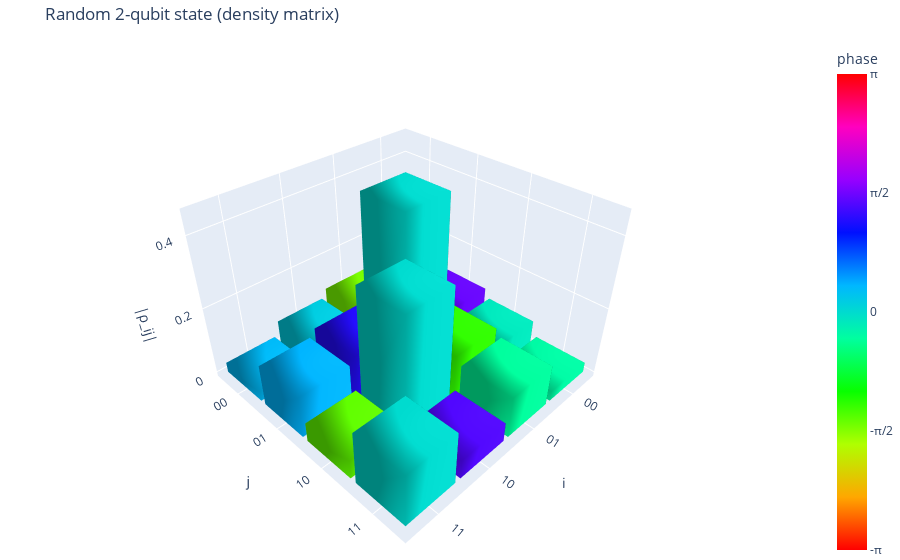

Notebook source saved alongside this figure:
### Markdown cell above
### Visualization helpers
The provided density matrix histogram visualization utility was used to inspect
reconstructed density matrices. The visualization maps magnitude to bar height
and phase to colour.

### Code cell
# Demonstration: random 2-qubit density matrix
dim = 4
A = np.random.randn(dim, dim) + 1j * np.random.randn(dim, dim)
rho = A @ A.conj().T
rho = rho / np.trace(rho)  # normalize

labels = ["00", "01", "10", "11"]
plot_density_matrix_histogram(rho, basis_labels=labels, title="Random 2-qubit state (density matrix)")

### Figure 1 — Plotly figure (JSON) as saved in the notebook; plotly's stock layout.template omitted (floating-point values rounded to 4 significant figures)
{"data": [{"cmax": 3.142, "cmin": -3.142, "colorbar": {"ticktext": ["-π", "-π/2", "0", "π/2", "π"], "tickvals": [-3.142, -1.571, 0, 1.571, 3.142], "title": {"text": "phase "}}, "colorscale": [[0, "#ff0000"], [0.1111, "#ffa700"], [0.2222, "#afff00"], [0.3333, "#08ff00"], [0.4444, "#00ff9f"], [0.5556, "#00b7ff"], [0.6667, "#0010ff"], [0.7778, "#9700ff"], [0.8889, "#ff00bf"], [1, "#ff0000"]], "flatshading": false, "hovertemplate": "i=0, j=0<br>|ρ_ij|=0.049<br>arg(ρ_ij)=0<extra></extra>", "i": [0, 0, 4, 4, 0, 0, 1, 1, 2, 2, 3, 3], "intensity": [0, 0, 0, 0, 0, 0, 0, 0], "j": [1, 2, 5, 6, 1, 5, 2, 6, 3, 7, 0, 4], "k": [2, 3, 6, 7, 5, 4, 6, 5, 7, 6, 4, 7], "lighting": {"ambient": 0.6, "diffuse": 0.7}, "opacity": 1, "showscale": true, "type": "mesh3d", "x": [-0.45, 0.45, 0.45, -0.45, -0.45, 0.45, 0.45, -0.45], "y": [-0.45, -0.45, 0.45, 0.45, -0.45, -0.45, 0.45, 0.45], "z": [0, 0, 0, 0, 0.04877, 0.04877, 0.04877, 0.04877]}, {"cmax": 3.142, "cmin": -3.142, "colorscale": [[0, "#ff0000"], [0.1111, "#ffa700"], [0.2222, "#afff00"], [0.3333, "#08ff00"], [0.4444, "#00ff9f"], [0.5556, "#00b7ff"], [0.6667, "#0010ff"], [0.7778, "#9700ff"], [0.8889, "#ff00bf"], [1, "#ff0000"]], "flatshading": false, "hovertemplate": "i=0, j=1<br>|ρ_ij|=0.099<br>arg(ρ_ij)=7/15π<extra></extra>", "i": [0, 0, 4, 4, 0, 0, 1, 1, 2, 2, 3, 3], "intensity": [1.515, 1.515, 1.515, 1.515, 1.515, 1.515, 1.515, 1.515], "j": [1, 2, 5, 6, 1, 5, 2, 6, 3, 7, 0, 4], "k": [2, 3, 6, 7, 5, 4, 6, 5, 7, 6, 4, 7], "lighting": {"ambient": 0.6, "diffuse": 0.7}, "opacity": 1, "showscale": false, "type": "mesh3d", "x": [-0.45, 0.45, 0.45, -0.45, -0.45, 0.45, 0.45, -0.45], "y": [0.55, 0.55, 1.45, 1.45, 0.55, 0.55, 1.45, 1.45], "z": [0, 0, 0, 0, 0.09893, 0.09893, 0.09893, 0.09893]}, {"cmax": 3.142, "cmin": -3.142, "colorscale": [[0, "#ff0000"], [0.1111, "#ffa700"], [0.2222, "#afff00"], [0.3333, "#08ff00"], [0.4444, "#00ff9f"], [0.5556, "#00b7ff"], [0.6667, "#0010ff"], [0.7778, "#9700ff"], [0.8889, "#ff00bf"], [1, "#ff0000"]], "flatshading": false, "hovertemplate": "i=0, j=2<br>|ρ_ij|=0.073<br>arg(ρ_ij)=-1/16π<extra></extra>", "i": [0, 0, 4, 4, 0, 0, 1, 1, 2, 2, 3, 3], "intensity": [-0.1341, -0.1341, -0.1341, -0.1341, -0.1341, -0.1341, -0.1341, -0.1341], "j": [1, 2, 5, 6, 1, 5, 2, 6, 3, 7, 0, 4], "k": [2, 3, 6, 7, 5, 4, 6, 5, 7, 6, 4, 7], "lighting": {"ambient": 0.6, "diffuse": 0.7}, "opacity": 1, "showscale": false, "type": "mesh3d", "x": [-0.45, 0.45, 0.45, -0.45, -0.45, 0.45, 0.45, -0.45], "y": [1.55, 1.55, 2.45, 2.45, 1.55, 1.55, 2.45, 2.45], "z": [0, 0, 0, 0, 0.07324, 0.07324, 0.07324, 0.07324]}, {"cmax": 3.142, "cmin": -3.142, "colorscale": [[0, "#ff0000"], [0.1111, "#ffa700"], [0.2222, "#afff00"], [0.3333, "#08ff00"], [0.4444, "#00ff9f"], [0.5556, "#00b7ff"], [0.6667, "#0010ff"], [0.7778, "#9700ff"], [0.8889, "#ff00bf"], [1, "#ff0000"]], "flatshading": false, "hovertemplate": "i=0, j=3<br>|ρ_ij|=0.030<br>arg(ρ_ij)=-1/10π<extra></extra>", "i": [0, 0, 4, 4, 0, 0, 1, 1, 2, 2, 3, 3], "intensity": [-0.314, -0.314, -0.314, -0.314, -0.314, -0.314, -0.314, -0.314], "j": [1, 2, 5, 6, 1, 5, 2, 6, 3, 7, 0, 4], "k": [2, 3, 6, 7, 5, 4, 6, 5, 7, 6, 4, 7], "lighting": {"ambient": 0.6, "diffuse": 0.7}, "opacity": 1, "showscale": false, "type": "mesh3d", "x": [-0.45, 0.45, 0.45, -0.45, -0.45, 0.45, 0.45, -0.45], "y": [2.55, 2.55, 3.45, 3.45, 2.55, 2.55, 3.45, 3.45], "z": [0, 0, 0, 0, 0.03013, 0.03013, 0.03013, 0.03013]}, {"cmax": 3.142, "cmin": -3.142, "colorscale": [[0, "#ff0000"], [0.1111, "#ffa700"], [0.2222, "#afff00"], [0.3333, "#08ff00"], [0.4444, "#00ff9f"], [0.5556, "#00b7ff"], [0.6667, "#0010ff"], [0.7778, "#9700ff"], [0.8889, "#ff00bf"], [1, "#ff0000"]], "flatshading": false, "hovertemplate": "i=1, j=0<br>|ρ_ij|=0.099<br>arg(ρ_ij)=-7/15π<extra></extra>", "i": [0, 0, 4, 4, 0, 0, 1, 1, 2, 2, 3, 3], "intensity": [-1.515, -1.515, -1.515, -1.515, -1.515, -1.515, -1.515, -1.515], "j": [1, 2, 5, 6, 1, 5, 2, 6, 3, 7, 0, 4], "k": [2, 3, 6, 7, 5, 4, 6, 5, 7, 6, 4, 7], "lighting": {"ambient": 0.6, "diffuse": 0.7}, "opacity": 1, "showscale": false, "type": "mesh3d", "x": [0.55, 1.45, 1.45, 0.55, 0.55, 1.45, 1.45, 0.55], "y": [-0.45, -0.45, 0.45, 0.45, -0.45, -0.45, 0.45, 0.45], "z": [0, 0, 0, 0, 0.09893, 0.09893, 0.09893, 0.09893]}, {"cmax": 3.142, "cmin": -3.142, "colorscale": [[0, "#ff0000"], [0.1111, "#ffa700"], [0.2222, "#afff00"], [0.3333, "#08ff00"], [0.4444, "#00ff9f"], [0.5556, "#00b7ff"], [0.6667, "#0010ff"], [0.7778, "#9700ff"], [0.8889, "#ff00bf"], [1, "#ff0000"]], "flatshading": false, "hovertemplate": "i=1, j=1<br>|ρ_ij|=0.452<br>arg(ρ_ij)=0<extra></extra>", "i": [0, 0, 4, 4, 0, 0, 1, 1, 2, 2, 3, 3], "intensity": [0, 0, 0, 0, 0, 0, 0, 0], "j": [1, 2, 5, 6, 1, 5, 2, 6, 3, 7, 0, 4], "k": [2, 3, 6, 7, 5, 4, 6, 5, 7, 6, 4, 7], "lighting": {"ambient": 0.6, "diffuse": 0.7}, "opacity": 1, "showscale": false, "type": "mesh3d", "x": [0.55, 1.45, 1.45, 0.55, 0.55, 1.45, 1.45, 0.55], "y": [0.55, 0.55, 1.45, 1.45, 0.55, 0.55, 1.45, 1.45], "z": [0, 0, 0, 0, 0.4519, 0.4519, 0.4519, 0.4519]}, {"cmax": 3.142, "cmin": -3.142, "colorscale": [[0, "#ff0000"], [0.1111, "#ffa700"], [0.2222, "#afff00"], [0.3333, "#08ff00"], [0.4444, "#00ff9f"], [0.5556, "#00b7ff"], [0.6667, "#0010ff"], [0.7778, "#9700ff"], [0.8889, "#ff00bf"], [1, "#ff0000"]], "flatshading": false, "hovertemplate": "i=1, j=2<br>|ρ_ij|=0.140<br>arg(ρ_ij)=-5/13π<extra></extra>", "i": [0, 0, 4, 4, 0, 0, 1, 1, 2, 2, 3, 3], "intensity": [-1.209, -1.209, -1.209, -1.209, -1.209, -1.209, -1.209, -1.209], "j": [1, 2, 5, 6, 1, 5, 2, 6, 3, 7, 0, 4], "k": [2, 3, 6, 7, 5, 4, 6, 5, 7, 6, 4, 7], "lighting": {"ambient": 0.6, "diffuse": 0.7}, "opacity": 1, "showscale": false, "type": "mesh3d", "x": [0.55, 1.45, 1.45, 0.55, 0.55, 1.45, 1.45, 0.55], "y": [1.55, 1.55, 2.45, 2.45, 1.55, 1.55, 2.45, 2.45], "z": [0, 0, 0, 0, 0.1404, 0.1404, 0.1404, 0.1404]}, {"cmax": 3.142, "cmin": -3.142, "colorscale": [[0, "#ff0000"], [0.1111, "#ffa700"], [0.2222, "#afff00"], [0.3333, "#08ff00"], [0.4444, "#00ff9f"], [0.5556, "#00b7ff"], [0.6667, "#0010ff"], [0.7778, "#9700ff"], [0.8889, "#ff00bf"], [1, "#ff0000"]], "flatshading": false, "hovertemplate": "i=1, j=3<br>|ρ_ij|=0.121<br>arg(ρ_ij)=-1/9π<extra></extra>", "i": [0, 0, 4, 4, 0, 0, 1, 1, 2, 2, 3, 3], "intensity": [-0.3642, -0.3642, -0.3642, -0.3642, -0.3642, -0.3642, -0.3642, -0.3642], "j": [1, 2, 5, 6, 1, 5, 2, 6, 3, 7, 0, 4], "k": [2, 3, 6, 7, 5, 4, 6, 5, 7, 6, 4, 7], "lighting": {"ambient": 0.6, "diffuse": 0.7}, "opacity": 1, "showscale": false, "type": "mesh3d", "x": [0.55, 1.45, 1.45, 0.55, 0.55, 1.45, 1.45, 0.55], "y": [2.55, 2.55, 3.45, 3.45, 2.55, 2.55, 3.45, 3.45], "z": [0, 0, 0, 0, 0.1213, 0.1213, 0.1213, 0.1213]}, {"cmax": 3.142, "cmin": -3.142, "colorscale": [[0, "#ff0000"], [0.1111, "#ffa700"], [0.2222, "#afff00"], [0.3333, "#08ff00"], [0.4444, "#00ff9f"], [0.5556, "#00b7ff"], [0.6667, "#0010ff"], [0.7778, "#9700ff"], [0.8889, "#ff00bf"], [1, "#ff0000"]], "flatshading": false, "hovertemplate": "i=2, j=0<br>|ρ_ij|=0.073<br>arg(ρ_ij)=1/16π<extra></extra>", "i": [0, 0, 4, 4, 0, 0, 1, 1, 2, 2, 3, 3], "intensity": [0.1341, 0.1341, 0.1341, 0.1341, 0.1341, 0.1341, 0.1341, 0.1341], "j": [1, 2, 5, 6, 1, 5, 2, 6, 3, 7, 0, 4], "k": [2, 3, 6, 7, 5, 4, 6, 5, 7, 6, 4, 7], "lighting": {"ambient": 0.6, "diffuse": 0.7}, "opacity": 1, "showscale": false, "type": "mesh3d", "x": [1.55, 2.45, 2.45, 1.55, 1.55, 2.45, 2.45, 1.55], "y": [-0.45, -0.45, 0.45, 0.45, -0.45, -0.45, 0.45, 0.45], "z": [0, 0, 0, 0, 0.07324, 0.07324, 0.07324, 0.07324]}, {"cmax": 3.142, "cmin": -3.142, "colorscale": [[0, "#ff0000"], [0.1111, "#ffa700"], [0.2222, "#afff00"], [0.3333, "#08ff00"], [0.4444, "#00ff9f"], [0.5556, "#00b7ff"], [0.6667, "#0010ff"], [0.7778, "#9700ff"], [0.8889, "#ff00bf"], [1, "#ff0000"]], "flatshading": false, "hovertemplate": "i=2, j=1<br>|ρ_ij|=0.140<br>arg(ρ_ij)=5/13π<extra></extra>", "i": [0, 0, 4, 4, 0, 0, 1, 1, 2, 2, 3, 3], "intensity": [1.209, 1.209, 1.209, 1.209, 1.209, 1.209, 1.209, 1.209], "j": [1, 2, 5, 6, 1, 5, 2, 6, 3, 7, 0, 4], "k": [2, 3, 6, 7, 5, 4, 6, 5, 7, 6, 4, 7], "lighting": {"ambient": 0.6, "diffuse": 0.7}, "opacity": 1, "showscale": false, "type": "mesh3d", "x": [1.55, 2.45, 2.45, 1.55, 1.55, 2.45, 2.45, 1.55], "y": [0.55, 0.55, 1.45, 1.45, 0.55, 0.55, 1.45, 1.45], "z": [0, 0, 0, 0, 0.1404, 0.1404, 0.1404, 0.1404]}, {"cmax": 3.142, "cmin": -3.142, "colorscale": [[0, "#ff0000"], [0.1111, "#ffa700"], [0.2222, "#afff00"], [0.3333, "#08ff00"], [0.4444, "#00ff9f"], [0.5556, "#00b7ff"], [0.6667, "#0010ff"], [0.7778, "#9700ff"], [0.8889, "#ff00bf"], [1, "#ff0000"]], "flatshading": false, "hovertemplate": "i=2, j=2<br>|ρ_ij|=0.347<br>arg(ρ_ij)=0<extra></extra>", "i": [0, 0, 4, 4, 0, 0, 1, 1, 2, 2, 3, 3], "intensity": [0, 0, 0, 0, 0, 0, 0, 0], "j": [1, 2, 5, 6, 1, 5, 2, 6, 3, 7, 0, 4], "k": [2, 3, 6, 7, 5, 4, 6, 5, 7, 6, 4, 7], "lighting": {"ambient": 0.6, "diffuse": 0.7}, "opacity": 1, "showscale": false, "type": "mesh3d", "x": [1.55, 2.45, 2.45, 1.55, 1.55, 2.45, 2.45, 1.55], "y": [1.55, 1.55, 2.45, 2.45, 1.55, 1.55, 2.45, 2.45], "z": [0, 0, 0, 0, 0.3474, 0.3474, 0.3474, 0.3474]}, {"cmax": 3.142, "cmin": -3.142, "colorscale": [[0, "#ff0000"], [0.1111, "#ffa700"], [0.2222, "#afff00"], [0.3333, "#08ff00"], [0.4444, "#00ff9f"], [0.5556, "#00b7ff"], [0.6667, "#0010ff"], [0.7778, "#9700ff"], [0.8889, "#ff00bf"], [1, "#ff0000"]], "flatshading": false, "hovertemplate": "i=2, j=3<br>|ρ_ij|=0.056<br>arg(ρ_ij)=4/9π<extra></extra>", "i": [0, 0, 4, 4, 0, 0, 1, 1, 2, 2, 3, 3], "intensity": [1.41, 1.41, 1.41, 1.41, 1.41, 1.41, 1.41, 1.41], "j": [1, 2, 5, 6, 1, 5, 2, 6, 3, 7, 0, 4], "k": [2, 3, 6, 7, 5, 4, 6, 5, 7, 6, 4, 7], "lighting": {"ambient": 0.6, "diffuse": 0.7}, "opacity": 1, "showscale": false, "type": "mesh3d", "x": [1.55, 2.45, 2.45, 1.55, 1.55, 2.45, 2.45, 1.55], "y": [2.55, 2.55, 3.45, 3.45, 2.55, 2.55, 3.45, 3.45], "z": [0, 0, 0, 0, 0.05607, 0.05607, 0.05607, 0.05607]}, {"cmax": 3.142, "cmin": -3.142, "colorscale": [[0, "#ff0000"], [0.1111, "#ffa700"], [0.2222, "#afff00"], [0.3333, "#08ff00"], [0.4444, "#00ff9f"], [0.5556, "#00b7ff"], [0.6667, "#0010ff"], [0.7778, "#9700ff"], [0.8889, "#ff00bf"], [1, "#ff0000"]], "flatshading": false, "hovertemplate": "i=3, j=0<br>|ρ_ij|=0.030<br>arg(ρ_ij)=1/10π<extra></extra>", "i": [0, 0, 4, 4, 0, 0, 1, 1, 2, 2, 3, 3], "intensity": [0.314, 0.314, 0.314, 0.314, 0.314, 0.314, 0.314, 0.314], "j": [1, 2, 5, 6, 1, 5, 2, 6, 3, 7, 0, 4], "k": [2, 3, 6, 7, 5, 4, 6, 5, 7, 6, 4, 7], "lighting": {"ambient": 0.6, "diffuse": 0.7}, "opacity": 1, "showscale": false, "type": "mesh3d", "x": [2.55, 3.45, 3.45, 2.55, 2.55, 3.45, 3.45, 2.55], "y": [-0.45, -0.45, 0.45, 0.45, -0.45, -0.45, 0.45, 0.45], "z": [0, 0, 0, 0, 0.03013, 0.03013, 0.03013, 0.03013]}, {"cmax": 3.142, "cmin": -3.142, "colorscale": [[0, "#ff0000"], [0.1111, "#ffa700"], [0.2222, "#afff00"], [0.3333, "#08ff00"], [0.4444, "#00ff9f"], [0.5556, "#00b7ff"], [0.6667, "#0010ff"], [0.7778, "#9700ff"], [0.8889, "#ff00bf"], [1, "#ff0000"]], "flatshading": false, "hovertemplate": "i=3, j=1<br>|ρ_ij|=0.121<br>arg(ρ_ij)=1/9π<extra></extra>", "i": [0, 0, 4, 4, 0, 0, 1, 1, 2, 2, 3, 3], "intensity": [0.3642, 0.3642, 0.3642, 0.3642, 0.3642, 0.3642, 0.3642, 0.3642], "j": [1, 2, 5, 6, 1, 5, 2, 6, 3, 7, 0, 4], "k": [2, 3, 6, 7, 5, 4, 6, 5, 7, 6, 4, 7], "lighting": {"ambient": 0.6, "diffuse": 0.7}, "opacity": 1, "showscale": false, "type": "mesh3d", "x": [2.55, 3.45, 3.45, 2.55, 2.55, 3.45, 3.45, 2.55], "y": [0.55, 0.55, 1.45, 1.45, 0.55, 0.55, 1.45, 1.45], "z": [0, 0, 0, 0, 0.1213, 0.1213, 0.1213, 0.1213]}, {"cmax": 3.142, "cmin": -3.142, "colorscale": [[0, "#ff0000"], [0.1111, "#ffa700"], [0.2222, "#afff00"], [0.3333, "#08ff00"], [0.4444, "#00ff9f"], [0.5556, "#00b7ff"], [0.6667, "#0010ff"], [0.7778, "#9700ff"], [0.8889, "#ff00bf"], [1, "#ff0000"]], "flatshading": false, "hovertemplate": "i=3, j=2<br>|ρ_ij|=0.056<br>arg(ρ_ij)=-4/9π<extra></extra>", "i": [0, 0, 4, 4, 0, 0, 1, 1, 2, 2, 3, 3], "intensity": [-1.41, -1.41, -1.41, -1.41, -1.41, -1.41, -1.41, -1.41], "j": [1, 2, 5, 6, 1, 5, 2, 6, 3, 7, 0, 4], "k": [2, 3, 6, 7, 5, 4, 6, 5, 7, 6, 4, 7], "lighting": {"ambient": 0.6, "diffuse": 0.7}, "opacity": 1, "showscale": false, "type": "mesh3d", "x": [2.55, 3.45, 3.45, 2.55, 2.55, 3.45, 3.45, 2.55], "y": [1.55, 1.55, 2.45, 2.45, 1.55, 1.55, 2.45, 2.45], "z": [0, 0, 0, 0, 0.05607, 0.05607, 0.05607, 0.05607]}, {"cmax": 3.142, "cmin": -3.142, "colorscale": [[0, "#ff0000"], [0.1111, "#ffa700"], [0.2222, "#afff00"], [0.3333, "#08ff00"], [0.4444, "#00ff9f"], [0.5556, "#00b7ff"], [0.6667, "#0010ff"], [0.7778, "#9700ff"], [0.8889, "#ff00bf"], [1, "#ff0000"]], "flatshading": false, "hovertemplate": "i=3, j=3<br>|ρ_ij|=0.152<br>arg(ρ_ij)=0<extra></extra>", "i": [0, 0, 4, 4, 0, 0, 1, 1, 2, 2, 3, 3], "intensity": [0, 0, 0, 0, 0, 0, 0, 0], "j": [1, 2, 5, 6, 1, 5, 2, 6, 3, 7, 0, 4], "k": [2, 3, 6, 7, 5, 4, 6, 5, 7, 6, 4, 7], "lighting": {"ambient": 0.6, "diffuse": 0.7}, "opacity": 1, "showscale": false, "type": "mesh3d", "x": [2.55, 3.45, 3.45, 2.55, 2.55, 3.45, 3.45, 2.55], "y": [2.55, 2.55, 3.45, 3.45, 2.55, 2.55, 3.45, 3.45], "z": [0, 0, 0, 0, 0.152, 0.152, 0.152, 0.152]}], "layout": {"margin": {"b": 0, "l": 0, "r": 0, "t": 40}, "scene": {"aspectratio": {"x": 1, "y": 1, "z": 0.7}, "xaxis": {"tickmode": "array", "ticktext": ["00", "01", "10", "11"], "tickvals": [0, 1, 2, 3], "title": {"text": "i"}}, "yaxis": {"tickmode": "array", "ticktext": ["00", "01", "10", "11"], "tickvals": [0, 1, 2, 3], "title": {"text": "j"}}, "zaxis": {"title": {"text": "|ρ_ij|"}}}, "title": {"text": "Random 2-qubit state (density matrix)"}}}
